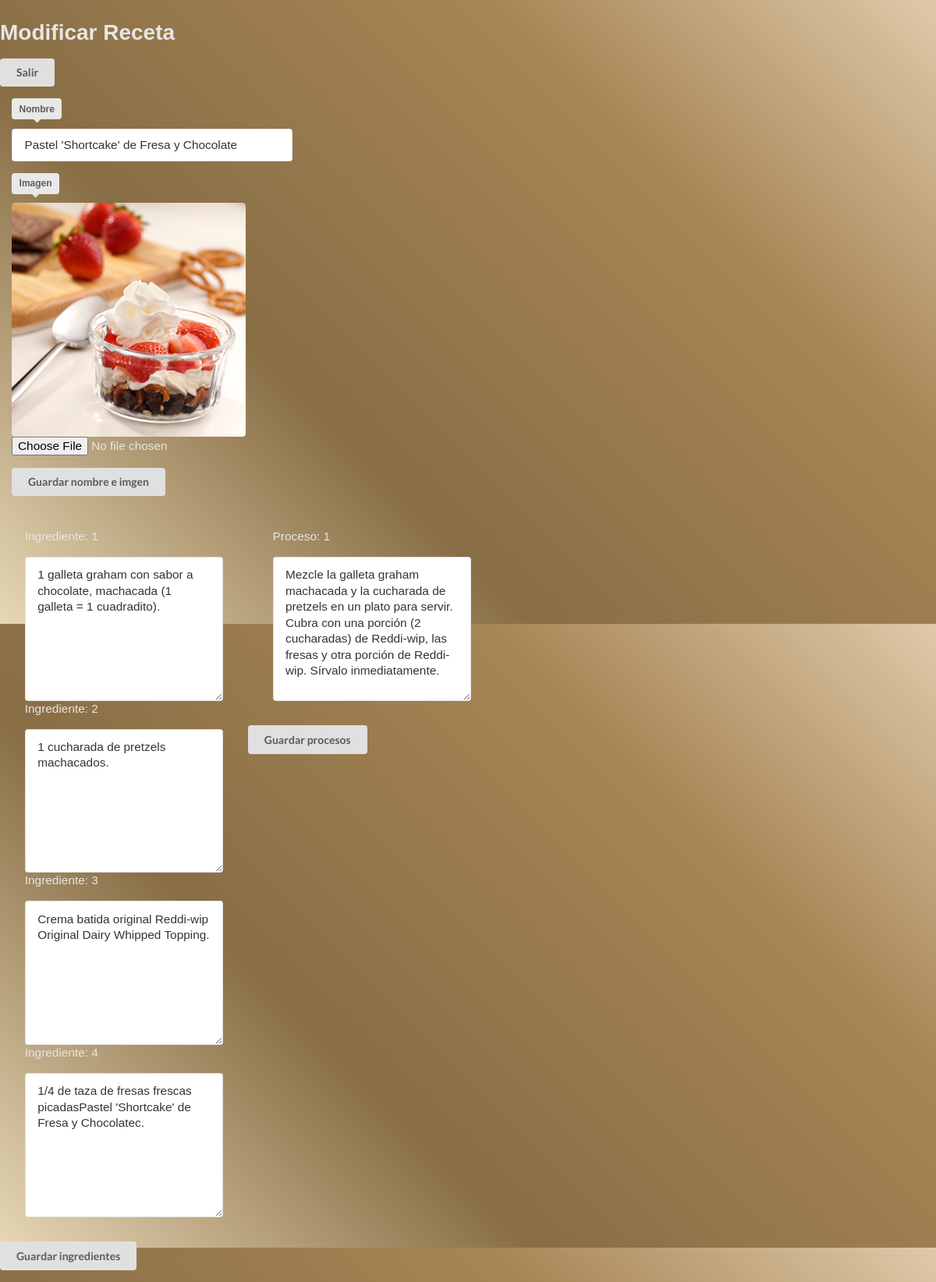
The page /admin/modificar/postres/modificar.php?id=2 on the database its author committed.
### tables this page shows
CREATE TABLE `postres` (
  `id` int(11) NOT NULL auto_increment,
  `nombre` varchar(500) default NULL,
  `img` varchar(500) default NULL,
  PRIMARY KEY  (`id`)
);

CREATE TABLE `ingre_proce_postres` (
  `id` int(11) NOT NULL auto_increment,
  `id_postres` int(11) default NULL,
  `num_pasos` int(11) default NULL,
  `ingrediente` text,
  PRIMARY KEY  (`id`)
);

CREATE TABLE `proce_ingre_postres` (
  `id` int(11) NOT NULL auto_increment,
  `id_postre` int(11) default NULL,
  `num_pasos` int(11) default NULL,
  `proceso` text,
  PRIMARY KEY  (`id`)
);

### admin/modificar/postres/modificar.php (the view, shortened to what this page needs)
<?php
	$id = $_GET['id'];
	$sql1 = "SELECT nombre, img FROM postres WHERE id = $id";
	$rs1 = mysql_query($sql1);
	$row1 = mysql_fetch_assoc($rs1);
	$sql2 = "SELECT num_pasos,ingrediente FROM ingre_proce_postres WHERE id_postres = $id";
	$rs2 = mysql_query($sql2);
	$sql3 = "SELECT num_pasos,proceso FROM proce_ingre_postres WHERE id_postre = $id";
	$rs3 = mysql_query($sql3);
?>
<!DOCTYPE html>
<html lang="en">
<head>
	<link rel="stylesheet" type="text/css" href="../../estilos/modificar_platillos.css">
</head>
<body>
	<h1>Modificar Receta</h1>
	<a href="http://localhost/recetario/admin/modificar/postres/postres.php"><button class="ui button">Salir</button></a>
	<form name="modificar_receta" class="ui form size" method="POST" action="modificar_receta.php" enctype="multipart/form-data">
			<div>
				<p>
					<label for="Nombre" class="ui pointing below label">Nombre</label>
					<td width="30" align="center"><input type="text" name="nombre" size="25" value="<?php echo $row1['nombre']; ?>" />
				</p>
			</div>
			<div>
				<p>
					<label for="Imagen" class="ui pointing below label">Imagen</label>
					<img class='ui medium rounded image' src="../../../catalog/postres/images/<?php echo $row1['img']; ?>" alt="">
					<input type="file" name="img" size="25" value="<?php echo $row1['img']; ?>" />
				</p>
			</div>
			    <div class="boton">
				<p><input type="submit" value="Guardar nombre e imgen" class="ui button" /></p>
			</div>
	</form>
	<form name="modificar_receta" method="POST" action="modificar_receta.php" class="ui form ingredientes">
			<div>
				<ul>
					<?php
						while ($row2 = mysql_fetch_assoc($rs2)) {
							$numPas = $row2['num_pasos'];
							$ingrediente = htmlentities($row2['ingrediente']);
							?>
							<p>Ingrediente: <label for="Ingrediente"><?php print_r($numPas);?></label></p>
							<div><?php echo "<textarea name='ingre".$numPas."' cols='30' rows='5'>$ingrediente</textarea>"?></div>
						<?}
					?>
				</ul>
			</div>
			<div class="boton">
				<p><input type="submit" value="Guardar ingredientes" class="ui button" /></p>
			</div>
	</form>
	<form name="modificar_receta" method="POST" action="modificar_receta.php" class="ui form procesos">
			<div>
				<ul>
					<?php
						while ($row3 = mysql_fetch_assoc($rs3)) {
							$numPasos = $row3['num_pasos'];
							$proceso = htmlentities($row3['proceso']);
							?>
							<p>Proceso: <label for=""><?php print_r($numPasos);?></label></p>
							<div><?php echo "<textarea name='proce".$numPasos."' cols='30' rows='10'>$proceso</textarea>"?></div>
						<?}
					?>
				</ul>
			</div>
			<div class="boton">
				<p><input type="submit" value="Guardar procesos" class="ui button" /></p>
			</div>
	</form>
</body>
</html>

### admin/estilos/modificar_platillos.css (style rules this page uses)
body { font-size: 1.1em; font-family: sans-serif; margin: 0px; color: rgb(232, 229, 230) !important; background: rgba(252,249,242,1) !important; background: rgba(231,216,182,1) !important; background: -moz-linear-gradient(45deg, rgba(231,216,182,1) 0%, rgba(135,108,67,0.99) 34%, rgba(164,131,81,0.98) 71%, rgba(222,199,166,0.97) 100%) !important; background: -webkit-gradient(left bottom, right top, color-stop(0%, rgba(231,216,182,1)), color-stop(34%, rgba(135,108,67,0.99)), color-stop(71%, rgba(164,131,81,0.98)), color-stop(100%, rgba(222,199,166,0.97))) !important; background: -webkit-linear-gradient(45deg, rgba(231,216,182,1) 0%, rgba(135,108,67,0.99) 34%, rgba(164,131,81,0.98) 71%, rgba(222,199,166,0.97) 100%) !important; background: -o-linear-gradient(45deg, rgba(231,216,182,1) 0%, rgba(135,108,67,0.99) 34%, rgba(164,131,81,0.98) 71%, rgba(222,199,166,0.97) 100%) !important; background: -ms-linear-gradient(45deg, rgba(231,216,182,1) 0%, rgba(135,108,67,0.99) 34%, rgba(164,131,81,0.98) 71%, rgba(222,199,166,0.97) 100%) !important; background: linear-gradient(45deg, rgba(231,216,182,1) 0%, rgba(135,108,67,0.99) 34%, rgba(164,131,81,0.98) 71%, rgba(222,199,166,0.97) 100%) !important; filter: progid:DXImageTransform.Microsoft.gradient( startColorstr='#e7d8b6', endColorstr='#dec7a6', GradientType=1 ) !important; }

### admin/modificar/postres/modificar.php (style rules this page uses)
.size { width: 30%; margin-left: 15px; margin-bottom: 10px; }
img { width: 80%; }
.ingredientes { float: left; overflow: hidden; }
.ingredientes ul { padding: 10% 10%; }
.procesos { float: left; overflow: hidden; background-size: 100% 100% }
.procesos ul { padding: 10% 10%; }

### rows shown on the page
postres: nombre "Pastel 'Shortcake' de Fresa y Chocolate", img (picture)
ingre_proce_postres: value "1", num_pasos+ingrediente "1 galleta graham con sabor a chocolate, machacada (1 galleta = 1 cuadradito)."
ingre_proce_postres: value "2", num_pasos+ingrediente "1 cucharada de pretzels machacados."
ingre_proce_postres: value "3", num_pasos+ingrediente "Crema batida original Reddi-wip Original Dairy Whipped Topping."
ingre_proce_postres: value "4", num_pasos+ingrediente "1/4 de taza de fresas frescas picadasPastel 'Shortcake' de Fresa y Chocolatec."
proce_ingre_postres: value "1", num_pasos+proceso "Mezcle la galleta graham machacada y la cucharada de pretzels en un plato para servir. Cubra con una porción (2 cucharadas) de Reddi-wip, las fresas y otra porción de Reddi-wip. Sírvalo inmediatamente."
